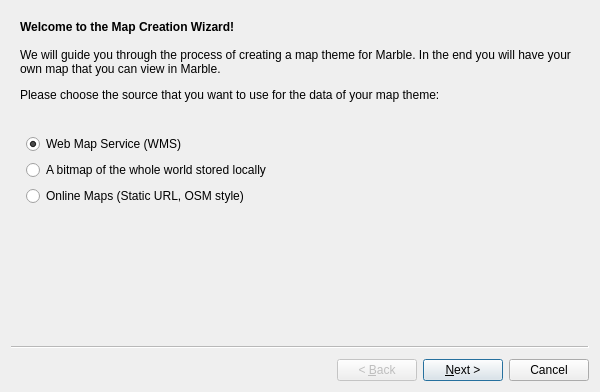
<?xml version="1.0" encoding="UTF-8"?>
<ui version="4.0">
 <class>MapWizard</class>
 <widget class="QWizard" name="MapWizard">
  <property name="geometry">
   <rect>
    <x>0</x>
    <y>0</y>
    <width>600</width>
    <height>392</height>
   </rect>
  </property>
  <property name="minimumSize">
   <size>
    <width>600</width>
    <height>392</height>
   </size>
  </property>
  <property name="windowTitle">
   <string>Marble Map Theme Creation Wizard</string>
  </property>
  <property name="wizardStyle">
   <enum>QWizard::ClassicStyle</enum>
  </property>
  <widget class="QWizardPage" name="wizardPageIntro">
   <attribute name="pageId">
    <string notr="true">0</string>
   </attribute>
   <layout class="QFormLayout" name="formLayout_3">
    <property name="fieldGrowthPolicy">
     <enum>QFormLayout::ExpandingFieldsGrow</enum>
    </property>
    <item row="0" column="0" colspan="2">
     <widget class="QLabel" name="labelIntroInfo">
      <property name="text">
       <string>&lt;!DOCTYPE HTML PUBLIC &quot;-//W3C//DTD HTML 4.0//EN&quot; &quot;http://www.w3.org/TR/REC-html40/strict.dtd&quot;&gt;
&lt;html&gt;&lt;head&gt;&lt;meta name=&quot;qrichtext&quot; content=&quot;1&quot; /&gt;&lt;style type=&quot;text/css&quot;&gt;
p, li { white-space: pre-wrap; }
&lt;/style&gt;&lt;/head&gt;&lt;body style=&quot; font-family:'Sans Serif'; font-size:9pt; font-weight:400; font-style:normal;&quot;&gt;
&lt;p style=&quot; margin-top:0px; margin-bottom:0px; margin-left:0px; margin-right:0px; -qt-block-indent:0; text-indent:0px;&quot;&gt;&lt;span style=&quot; font-weight:600;&quot;&gt;Welcome to the Map Creation Wizard!&lt;/span&gt;&lt;/p&gt;
&lt;p style=&quot;-qt-paragraph-type:empty; margin-top:0px; margin-bottom:0px; margin-left:0px; margin-right:0px; -qt-block-indent:0; text-indent:0px;&quot;&gt;&lt;/p&gt;
&lt;p style=&quot; margin-top:0px; margin-bottom:0px; margin-left:0px; margin-right:0px; -qt-block-indent:0; text-indent:0px;&quot;&gt;We will guide you through the process of creating a map theme for Marble. In the end you will have your own map that you can view in Marble.&lt;/p&gt;
&lt;p style=&quot; margin-top:12px; margin-bottom:12px; margin-left:0px; margin-right:0px; -qt-block-indent:0; text-indent:0px;&quot;&gt;Please choose the source that you want to use for the data of your map theme:&lt;/p&gt;
&lt;p style=&quot;-qt-paragraph-type:empty; margin-top:12px; margin-bottom:12px; margin-left:0px; margin-right:0px; -qt-block-indent:0; text-indent:0px;&quot;&gt;&lt;/p&gt;&lt;/body&gt;&lt;/html&gt;</string>
      </property>
      <property name="alignment">
       <set>Qt::AlignLeading|Qt::AlignLeft|Qt::AlignVCenter</set>
      </property>
      <property name="wordWrap">
       <bool>true</bool>
      </property>
     </widget>
    </item>
    <item row="1" column="1">
     <widget class="QRadioButton" name="radioButtonWms">
      <property name="toolTip">
       <string>Connects to a server on the Internet. The map data is queried via the WMS protocol.</string>
      </property>
      <property name="text">
       <string>Web Map Service (WMS)</string>
      </property>
      <property name="checked">
       <bool>true</bool>
      </property>
     </widget>
    </item>
    <item row="2" column="1">
     <widget class="QRadioButton" name="radioButtonBitmap">
      <property name="toolTip">
       <string>You need to provide a bitmap of a worldmap that is stored on your harddisc.</string>
      </property>
      <property name="text">
       <string>A bitmap of the whole world stored locally</string>
      </property>
     </widget>
    </item>
    <item row="3" column="1">
     <widget class="QRadioButton" name="radioButtonStaticUrl">
      <property name="toolTip">
       <string>Connects to a server on the Internet. The map data is queried via a static URL.</string>
      </property>
      <property name="text">
       <string>Online Maps (Static URL, OSM style)</string>
      </property>
     </widget>
    </item>
   </layout>
  </widget>
  <widget class="QWizardPage" name="wizardPageWms">
   <layout class="QVBoxLayout" name="verticalLayout">
    <item>
     <widget class="QLabel" name="label">
      <property name="text">
       <string>&lt;!DOCTYPE HTML PUBLIC &quot;-//W3C//DTD HTML 4.0//EN&quot; &quot;http://www.w3.org/TR/REC-html40/strict.dtd&quot;&gt;
&lt;html&gt;&lt;head&gt;&lt;meta name=&quot;qrichtext&quot; content=&quot;1&quot; /&gt;&lt;style type=&quot;text/css&quot;&gt;
p, li { white-space: pre-wrap; }
&lt;/style&gt;&lt;/head&gt;&lt;body style=&quot; font-family:'Sans Serif'; font-size:9pt; font-weight:400; font-style:normal;&quot;&gt;
&lt;p style=&quot; margin-top:12px; margin-bottom:12px; margin-left:0px; margin-right:0px; -qt-block-indent:0; text-indent:0px;&quot;&gt;&lt;span style=&quot; font-weight:600;&quot;&gt;WMS Server&lt;/span&gt;&lt;/p&gt;
&lt;p style=&quot; margin-top:12px; margin-bottom:12px; margin-left:0px; margin-right:0px; -qt-block-indent:0; text-indent:0px;&quot;&gt;Please choose a &lt;a href=&quot;http://en.wikipedia.org/wiki/Web_Map_Service&quot;&gt;&lt;span style=&quot; text-decoration: underline; color:#0057ae;&quot;&gt;WMS&lt;/span&gt;&lt;/a&gt; server or enter a custom server URL.&lt;/p&gt;&lt;/body&gt;&lt;/html&gt;</string>
      </property>
      <property name="wordWrap">
       <bool>true</bool>
      </property>
     </widget>
    </item>
    <item>
     <spacer name="verticalSpacer_10">
      <property name="orientation">
       <enum>Qt::Vertical</enum>
      </property>
      <property name="sizeHint" stdset="0">
       <size>
        <width>20</width>
        <height>40</height>
       </size>
      </property>
     </spacer>
    </item>
    <item>
     <layout class="QGridLayout" name="gridLayout">
      <item row="0" column="0">
       <widget class="QLabel" name="labelWmsServer">
        <property name="text">
         <string>WMS Server:</string>
        </property>
        <property name="alignment">
         <set>Qt::AlignRight|Qt::AlignTrailing|Qt::AlignVCenter</set>
        </property>
       </widget>
      </item>
      <item row="0" column="1">
       <widget class="QComboBox" name="comboBoxWmsServer">
        <item>
         <property name="text">
          <string>Custom</string>
         </property>
        </item>
       </widget>
      </item>
      <item row="1" column="0">
       <widget class="QLabel" name="labelWmsUrl">
        <property name="text">
         <string>URL:</string>
        </property>
        <property name="alignment">
         <set>Qt::AlignRight|Qt::AlignTrailing|Qt::AlignVCenter</set>
        </property>
       </widget>
      </item>
      <item row="1" column="1">
       <widget class="QLineEdit" name="lineEditWmsUrl">
        <property name="text">
         <string>http://</string>
        </property>
       </widget>
      </item>
     </layout>
    </item>
    <item>
     <spacer name="verticalSpacer_9">
      <property name="orientation">
       <enum>Qt::Vertical</enum>
      </property>
      <property name="sizeHint" stdset="0">
       <size>
        <width>20</width>
        <height>40</height>
       </size>
      </property>
     </spacer>
    </item>
   </layout>
  </widget>
  <widget class="QWizardPage" name="wizardPage">
   <layout class="QHBoxLayout" name="horizontalLayout_7">
    <item>
     <widget class="QLabel" name="labelWmsMaps">
      <property name="text">
       <string>Available Maps:</string>
      </property>
     </widget>
    </item>
    <item>
     <widget class="QComboBox" name="comboBoxWmsMap"/>
    </item>
   </layout>
  </widget>
  <widget class="QWizardPage" name="wizardPageBitmap">
   <layout class="QVBoxLayout" name="verticalLayout_2">
    <item>
     <widget class="QLabel" name="label_2">
      <property name="text">
       <string>&lt;!DOCTYPE HTML PUBLIC &quot;-//W3C//DTD HTML 4.0//EN&quot; &quot;http://www.w3.org/TR/REC-html40/strict.dtd&quot;&gt;
&lt;html&gt;&lt;head&gt;&lt;meta name=&quot;qrichtext&quot; content=&quot;1&quot; /&gt;&lt;style type=&quot;text/css&quot;&gt;
p, li { white-space: pre-wrap; }
&lt;/style&gt;&lt;/head&gt;&lt;body style=&quot; font-family:'Sans Serif'; font-size:9pt; font-weight:400; font-style:normal;&quot;&gt;
&lt;p style=&quot; margin-top:0px; margin-bottom:0px; margin-left:0px; margin-right:0px; -qt-block-indent:0; text-indent:0px;&quot;&gt;&lt;span style=&quot; font-weight:600;&quot;&gt;Worldmap Bitmap&lt;/span&gt;&lt;/p&gt;
&lt;p style=&quot;-qt-paragraph-type:empty; margin-top:0px; margin-bottom:0px; margin-left:0px; margin-right:0px; -qt-block-indent:0; text-indent:0px; font-weight:600;&quot;&gt;&lt;/p&gt;
&lt;p style=&quot; margin-top:0px; margin-bottom:0px; margin-left:0px; margin-right:0px; -qt-block-indent:0; text-indent:0px;&quot;&gt;Please choose the location of a world map that is stored in a single image file (JPG, PNG, etc.). It needs to be provided in &lt;a href=&quot;http://en.wikipedia.org/wiki/Equirectangular_projection&quot;&gt;&lt;span style=&quot; text-decoration: underline; color:#0057ae;&quot;&gt;Equirectangular projection&lt;/span&gt;&lt;/a&gt;, so the  shape should look like this (size ratio: 2:1):&lt;/p&gt;
&lt;p style=&quot; margin-top:12px; margin-bottom:12px; margin-left:0px; margin-right:0px; -qt-block-indent:0; text-indent:0px;&quot;&gt;&lt;img src=&quot;:/data/svg/worldmap.svg&quot; width=&quot;150&quot; /&gt;&lt;/p&gt;&lt;/body&gt;&lt;/html&gt;</string>
      </property>
      <property name="wordWrap">
       <bool>true</bool>
      </property>
     </widget>
    </item>
    <item>
     <spacer name="verticalSpacer_8">
      <property name="orientation">
       <enum>Qt::Vertical</enum>
      </property>
      <property name="sizeType">
       <enum>QSizePolicy::Fixed</enum>
      </property>
      <property name="sizeHint" stdset="0">
       <size>
        <width>20</width>
        <height>5</height>
       </size>
      </property>
     </spacer>
    </item>
    <item>
     <layout class="QHBoxLayout" name="horizontalLayout">
      <item>
       <widget class="QLabel" name="labelSource">
        <property name="text">
         <string>Source Image:</string>
        </property>
        <property name="alignment">
         <set>Qt::AlignRight|Qt::AlignTrailing|Qt::AlignVCenter</set>
        </property>
        <property name="buddy">
         <cstring>lineEditSource</cstring>
        </property>
       </widget>
      </item>
      <item>
       <widget class="QLineEdit" name="lineEditSource"/>
      </item>
      <item>
       <widget class="QPushButton" name="pushButtonSource">
        <property name="text">
         <string>...</string>
        </property>
       </widget>
      </item>
     </layout>
    </item>
    <item>
     <spacer name="verticalSpacer">
      <property name="orientation">
       <enum>Qt::Vertical</enum>
      </property>
      <property name="sizeType">
       <enum>QSizePolicy::Fixed</enum>
      </property>
      <property name="sizeHint" stdset="0">
       <size>
        <width>20</width>
        <height>5</height>
       </size>
      </property>
     </spacer>
    </item>
    <item>
     <widget class="QLabel" name="label_3">
      <property name="text">
       <string>&lt;!DOCTYPE HTML PUBLIC &quot;-//W3C//DTD HTML 4.0//EN&quot; &quot;http://www.w3.org/TR/REC-html40/strict.dtd&quot;&gt;
&lt;html&gt;&lt;head&gt;&lt;meta name=&quot;qrichtext&quot; content=&quot;1&quot; /&gt;&lt;style type=&quot;text/css&quot;&gt;
p, li { white-space: pre-wrap; }
&lt;/style&gt;&lt;/head&gt;&lt;body style=&quot; font-family:'Sans Serif'; font-size:9pt; font-weight:400; font-style:normal;&quot;&gt;
&lt;p style=&quot; margin-top:12px; margin-bottom:12px; margin-left:0px; margin-right:0px; -qt-block-indent:0; text-indent:0px;&quot;&gt;Optionally you can provide a file that displays a map key:&lt;/p&gt;&lt;/body&gt;&lt;/html&gt;</string>
      </property>
      <property name="wordWrap">
       <bool>true</bool>
      </property>
     </widget>
    </item>
    <item>
     <spacer name="verticalSpacer_7">
      <property name="orientation">
       <enum>Qt::Vertical</enum>
      </property>
      <property name="sizeType">
       <enum>QSizePolicy::Fixed</enum>
      </property>
      <property name="sizeHint" stdset="0">
       <size>
        <width>20</width>
        <height>5</height>
       </size>
      </property>
     </spacer>
    </item>
    <item>
     <layout class="QHBoxLayout" name="horizontalLayout_2">
      <item>
       <widget class="QLabel" name="labelLegend">
        <property name="text">
         <string>Legend Image:</string>
        </property>
        <property name="alignment">
         <set>Qt::AlignRight|Qt::AlignTrailing|Qt::AlignVCenter</set>
        </property>
       </widget>
      </item>
      <item>
       <widget class="QLineEdit" name="lineEditLegend"/>
      </item>
      <item>
       <widget class="QPushButton" name="pushButtonLegend">
        <property name="text">
         <string>...</string>
        </property>
       </widget>
      </item>
     </layout>
    </item>
    <item>
     <spacer name="verticalSpacer_2">
      <property name="orientation">
       <enum>Qt::Vertical</enum>
      </property>
      <property name="sizeHint" stdset="0">
       <size>
        <width>20</width>
        <height>5</height>
       </size>
      </property>
     </spacer>
    </item>
   </layout>
  </widget>
  <widget class="QWizardPage" name="wizardPageStaticUrl">
   <layout class="QVBoxLayout" name="verticalLayout_3">
    <item>
     <widget class="QLabel" name="label_4">
      <property name="text">
       <string>&lt;!DOCTYPE HTML PUBLIC &quot;-//W3C//DTD HTML 4.0//EN&quot; &quot;http://www.w3.org/TR/REC-html40/strict.dtd&quot;&gt;
&lt;html&gt;&lt;head&gt;&lt;meta name=&quot;qrichtext&quot; content=&quot;1&quot; /&gt;&lt;style type=&quot;text/css&quot;&gt;
p, li { white-space: pre-wrap; }
&lt;/style&gt;&lt;/head&gt;&lt;body style=&quot; font-family:'Sans Serif'; font-size:9pt; font-weight:400; font-style:normal;&quot;&gt;
&lt;p style=&quot; margin-top:12px; margin-bottom:12px; margin-left:0px; margin-right:0px; -qt-block-indent:0; text-indent:0px;&quot;&gt;&lt;span style=&quot; font-weight:600;&quot;&gt;Static server URL&lt;/span&gt;&lt;/p&gt;
&lt;p style=&quot; margin-top:12px; margin-bottom:12px; margin-left:0px; margin-right:0px; -qt-block-indent:0; text-indent:0px;&quot;&gt;Please enter the Url of a server that provides map data. Use {x}, {y} and {zoomLevel} for the tile positions. Then press the &amp;quot;Test the Server&amp;quot; button to display a sample tile.&lt;/p&gt;&lt;/body&gt;&lt;/html&gt;</string>
      </property>
      <property name="wordWrap">
       <bool>true</bool>
      </property>
     </widget>
    </item>
    <item>
     <spacer name="verticalSpacer_6">
      <property name="orientation">
       <enum>Qt::Vertical</enum>
      </property>
      <property name="sizeType">
       <enum>QSizePolicy::Fixed</enum>
      </property>
      <property name="sizeHint" stdset="0">
       <size>
        <width>20</width>
        <height>5</height>
       </size>
      </property>
     </spacer>
    </item>
    <item>
     <layout class="QFormLayout" name="formLayout_4">
      <item row="0" column="0">
       <widget class="QLabel" name="labelStaticUrlServer">
        <property name="text">
         <string>Server URL:</string>
        </property>
       </widget>
      </item>
      <item row="0" column="1">
       <widget class="QLineEdit" name="lineEditStaticUrlServer">
        <property name="toolTip">
         <string>Url of the server that provides map tiles. An example would be: http://tile.openstreetmap.org/{zoomLevel}/{y}/{x}.png</string>
        </property>
        <property name="text">
         <string>http://</string>
        </property>
       </widget>
      </item>
      <item row="1" column="0">
       <widget class="QLabel" name="labelStaticUrlFormat">
        <property name="text">
         <string>Image Format:</string>
        </property>
       </widget>
      </item>
      <item row="1" column="1">
       <layout class="QHBoxLayout" name="horizontalLayout_6">
        <item>
         <widget class="QComboBox" name="comboBoxStaticUrlFormat">
          <property name="toolTip">
           <string>Image format of the tiles.</string>
          </property>
         </widget>
        </item>
        <item>
         <spacer name="horizontalSpacer_4">
          <property name="orientation">
           <enum>Qt::Horizontal</enum>
          </property>
          <property name="sizeHint" stdset="0">
           <size>
            <width>40</width>
            <height>20</height>
           </size>
          </property>
         </spacer>
        </item>
       </layout>
      </item>
     </layout>
    </item>
    <item>
     <spacer name="verticalSpacer_5">
      <property name="orientation">
       <enum>Qt::Vertical</enum>
      </property>
      <property name="sizeType">
       <enum>QSizePolicy::Fixed</enum>
      </property>
      <property name="sizeHint" stdset="0">
       <size>
        <width>20</width>
        <height>5</height>
       </size>
      </property>
     </spacer>
    </item>
    <item>
     <widget class="QLabel" name="label_5">
      <property name="text">
       <string>Optionally you can  provide an image file which displays a map key for your map:</string>
      </property>
     </widget>
    </item>
    <item>
     <layout class="QHBoxLayout" name="horizontalLayout_3">
      <item>
       <widget class="QLabel" name="labelStaticUrlLegend">
        <property name="text">
         <string>Legend Image:</string>
        </property>
       </widget>
      </item>
      <item>
       <widget class="QLineEdit" name="lineEditStaticUrlLegend"/>
      </item>
      <item>
       <widget class="QPushButton" name="pushButtonStaticUrlLegend">
        <property name="text">
         <string>...</string>
        </property>
       </widget>
      </item>
     </layout>
    </item>
    <item>
     <spacer name="verticalSpacer_3">
      <property name="orientation">
       <enum>Qt::Vertical</enum>
      </property>
      <property name="sizeHint" stdset="0">
       <size>
        <width>20</width>
        <height>5</height>
       </size>
      </property>
     </spacer>
    </item>
   </layout>
  </widget>
  <widget class="QWizardPage" name="wizardPageInfo">
   <layout class="QGridLayout" name="gridLayout_2">
    <item row="0" column="0" colspan="2">
     <widget class="QLabel" name="label_6">
      <property name="text">
       <string>&lt;!DOCTYPE HTML PUBLIC &quot;-//W3C//DTD HTML 4.0//EN&quot; &quot;http://www.w3.org/TR/REC-html40/strict.dtd&quot;&gt;
&lt;html&gt;&lt;head&gt;&lt;meta name=&quot;qrichtext&quot; content=&quot;1&quot; /&gt;&lt;style type=&quot;text/css&quot;&gt;
p, li { white-space: pre-wrap; }
&lt;/style&gt;&lt;/head&gt;&lt;body style=&quot; font-family:'Sans Serif'; font-size:9pt; font-weight:400; font-style:normal;&quot;&gt;
&lt;p style=&quot; margin-top:12px; margin-bottom:12px; margin-left:0px; margin-right:0px; -qt-block-indent:0; text-indent:0px;&quot;&gt;&lt;span style=&quot; font-weight:600;&quot;&gt;General Information&lt;/span&gt;&lt;/p&gt;
&lt;p style=&quot; margin-top:12px; margin-bottom:12px; margin-left:0px; margin-right:0px; -qt-block-indent:0; text-indent:0px;&quot;&gt;Please specify a name and an icon for your map theme. Add a description to let the user know what your map is about. &lt;/p&gt;&lt;/body&gt;&lt;/html&gt;</string>
      </property>
      <property name="wordWrap">
       <bool>true</bool>
      </property>
     </widget>
    </item>
    <item row="1" column="0">
     <widget class="QLabel" name="labelMapTitle">
      <property name="text">
       <string>Map Title:</string>
      </property>
      <property name="alignment">
       <set>Qt::AlignRight|Qt::AlignTrailing|Qt::AlignVCenter</set>
      </property>
      <property name="buddy">
       <cstring>lineEditTitle</cstring>
      </property>
     </widget>
    </item>
    <item row="1" column="1">
     <widget class="QLineEdit" name="lineEditTitle">
      <property name="toolTip">
       <string>A short concise name for your map theme.</string>
      </property>
     </widget>
    </item>
    <item row="2" column="0">
     <widget class="QLabel" name="labelMapTheme">
      <property name="text">
       <string>Map Theme:</string>
      </property>
      <property name="alignment">
       <set>Qt::AlignRight|Qt::AlignTrailing|Qt::AlignVCenter</set>
      </property>
     </widget>
    </item>
    <item row="2" column="1">
     <widget class="QLineEdit" name="lineEditTheme">
      <property name="toolTip">
       <string>The lowercase map theme id.</string>
      </property>
      <property name="whatsThis">
       <string>The folder name of your new theme.</string>
      </property>
     </widget>
    </item>
    <item row="3" column="0">
     <widget class="QLabel" name="labelMapDesc">
      <property name="text">
       <string>Description:</string>
      </property>
      <property name="alignment">
       <set>Qt::AlignRight|Qt::AlignTop|Qt::AlignTrailing</set>
      </property>
      <property name="buddy">
       <cstring>textEditDesc</cstring>
      </property>
     </widget>
    </item>
    <item row="3" column="1">
     <widget class="QTextEdit" name="textEditDesc">
      <property name="toolTip">
       <string>A short description of your map theme. Here you can provide information about the purpose, origin, copyright and license of the data used in your map theme.</string>
      </property>
      <property name="whatsThis">
       <string>It will appear in a tool tip and may contain HTML formatting.</string>
      </property>
     </widget>
    </item>
    <item row="4" column="0">
     <widget class="QLabel" name="labelMapIcon">
      <property name="text">
       <string>Preview Image:</string>
      </property>
      <property name="alignment">
       <set>Qt::AlignRight|Qt::AlignTop|Qt::AlignTrailing</set>
      </property>
     </widget>
    </item>
    <item row="4" column="1">
     <layout class="QHBoxLayout" name="horizontalLayout_5">
      <item>
       <layout class="QVBoxLayout" name="verticalLayout_4">
        <item>
         <widget class="QLabel" name="labelPreview">
          <property name="sizePolicy">
           <sizepolicy hsizetype="Minimum" vsizetype="Minimum">
            <horstretch>0</horstretch>
            <verstretch>0</verstretch>
           </sizepolicy>
          </property>
          <property name="minimumSize">
           <size>
            <width>128</width>
            <height>128</height>
           </size>
          </property>
          <property name="text">
           <string>preview image</string>
          </property>
         </widget>
        </item>
        <item>
         <widget class="QPushButton" name="pushButtonPreview">
          <property name="text">
           <string>Change...</string>
          </property>
         </widget>
        </item>
       </layout>
      </item>
      <item>
       <spacer name="horizontalSpacer_3">
        <property name="orientation">
         <enum>Qt::Horizontal</enum>
        </property>
        <property name="sizeHint" stdset="0">
         <size>
          <width>354</width>
          <height>20</height>
         </size>
        </property>
       </spacer>
      </item>
     </layout>
    </item>
   </layout>
  </widget>
  <widget class="QWizardPage" name="wizardPageSummary">
   <layout class="QVBoxLayout" name="verticalLayout_5">
    <item>
     <widget class="QLabel" name="label_7">
      <property name="text">
       <string>&lt;!DOCTYPE HTML PUBLIC &quot;-//W3C//DTD HTML 4.0//EN&quot; &quot;http://www.w3.org/TR/REC-html40/strict.dtd&quot;&gt;
&lt;html&gt;&lt;head&gt;&lt;meta name=&quot;qrichtext&quot; content=&quot;1&quot; /&gt;&lt;style type=&quot;text/css&quot;&gt;
p, li { white-space: pre-wrap; }
&lt;/style&gt;&lt;/head&gt;&lt;body style=&quot; font-family:'Sans Serif'; font-size:9pt; font-weight:400; font-style:normal;&quot;&gt;
&lt;p style=&quot; margin-top:12px; margin-bottom:12px; margin-left:0px; margin-right:0px; -qt-block-indent:0; text-indent:0px;&quot;&gt;&lt;span style=&quot; font-weight:600;&quot;&gt;Summary&lt;/span&gt;&lt;/p&gt;
&lt;p style=&quot; margin-top:12px; margin-bottom:12px; margin-left:0px; margin-right:0px; -qt-block-indent:0; text-indent:0px;&quot;&gt;Congratulations! You have entered all the data that is necessary to create your map theme. Check the summary below carefully and press the &amp;quot;Finish&amp;quot; button to create the theme. &lt;/p&gt;
&lt;p style=&quot; margin-top:12px; margin-bottom:12px; margin-left:0px; margin-right:0px; -qt-block-indent:0; text-indent:0px;&quot;&gt;Please consider contributing the map theme back to the Marble community if the license and the terms of use allow for it.&lt;/p&gt;
&lt;p style=&quot;-qt-paragraph-type:empty; margin-top:12px; margin-bottom:12px; margin-left:0px; margin-right:0px; -qt-block-indent:0; text-indent:0px;&quot;&gt;&lt;/p&gt;&lt;/body&gt;&lt;/html&gt;</string>
      </property>
      <property name="wordWrap">
       <bool>true</bool>
      </property>
     </widget>
    </item>
    <item>
     <layout class="QFormLayout" name="formLayout">
      <item row="0" column="0">
       <widget class="QLabel" name="labelSumName">
        <property name="font">
         <font>
          <weight>75</weight>
          <bold>true</bold>
         </font>
        </property>
        <property name="text">
         <string>Map Name:</string>
        </property>
       </widget>
      </item>
      <item row="0" column="1">
       <widget class="QLabel" name="labelSumMName">
        <property name="text">
         <string>Map name goes here.</string>
        </property>
       </widget>
      </item>
      <item row="1" column="0">
       <widget class="QLabel" name="labelSumTheme">
        <property name="font">
         <font>
          <weight>75</weight>
          <bold>true</bold>
         </font>
        </property>
        <property name="text">
         <string>Map Theme:</string>
        </property>
       </widget>
      </item>
      <item row="1" column="1">
       <widget class="QLabel" name="labelSumMTheme">
        <property name="text">
         <string>Map theme goes here.</string>
        </property>
       </widget>
      </item>
      <item row="2" column="0">
       <widget class="QLabel" name="labelSumMPreview">
        <property name="font">
         <font>
          <weight>75</weight>
          <bold>true</bold>
         </font>
        </property>
        <property name="text">
         <string>Preview Image:</string>
        </property>
       </widget>
      </item>
      <item row="2" column="1">
       <widget class="QLabel" name="labelThumbnail">
        <property name="text">
         <string>Thumbnail image goes here.</string>
        </property>
        <property name="alignment">
         <set>Qt::AlignCenter</set>
        </property>
       </widget>
      </item>
     </layout>
    </item>
   </layout>
  </widget>
 </widget>
 <resources>
  <include location="libmarble.qrc"/>
 </resources>
 <connections/>
</ui>
